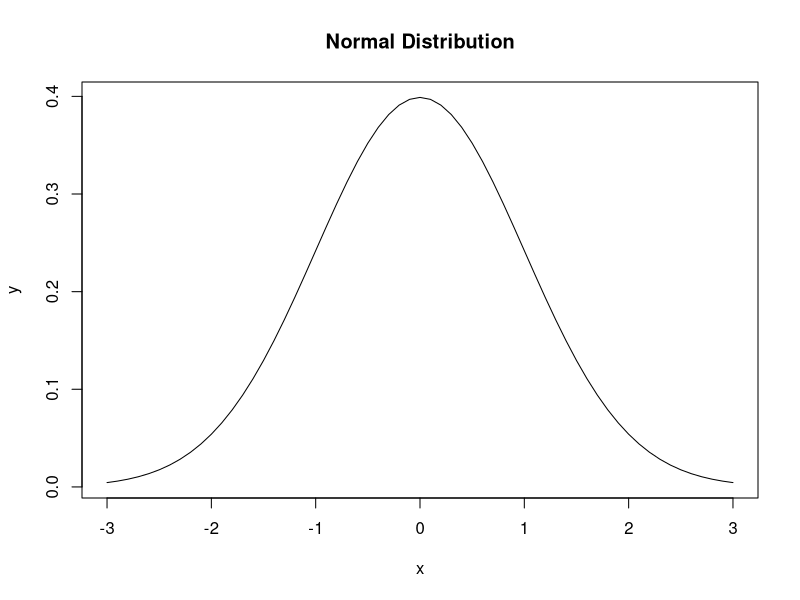

R code for this plot:

# Practical 12 - Z-Score in Excel concept & Distributions in R

data <- c(10,20,30,40,50,60)

mean_val <- mean(data)
sd_val <- sd(data)

z_scores <- (data - mean_val) / sd_val
print(z_scores)

# Normal distribution
x <- seq(-3,3,0.1)
y <- dnorm(x)
plot(x,y,type='l',main='Normal Distribution')
